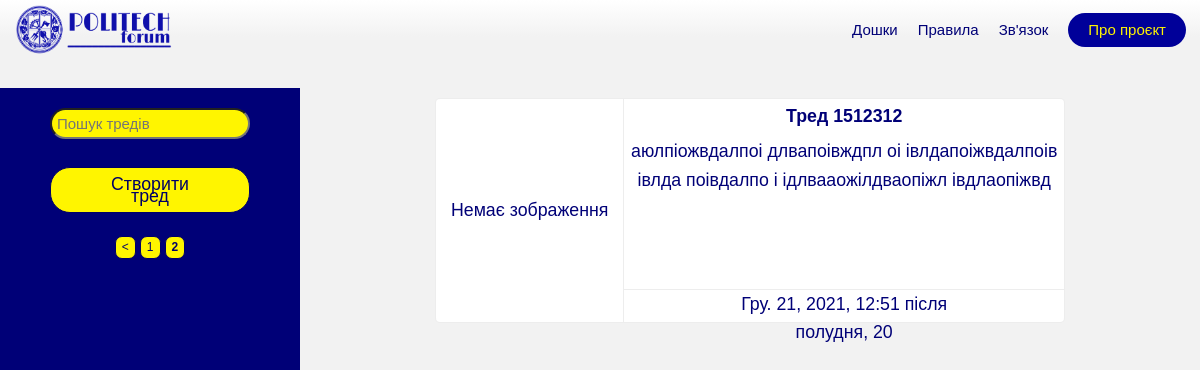
Page /boards/conv/?page=2 on the earlier database version.
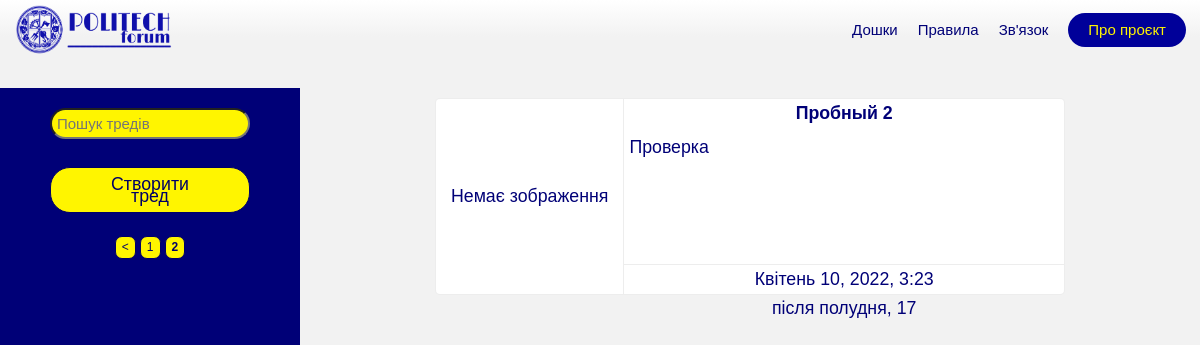
Same page on the later database version.
### Django/apps/application/models.py (models this page shows, shortened)
class Thread(models.Model):
    board = models.ForeignKey(Board, on_delete = models.CASCADE)
    thread_title = models.CharField('Назва треду', max_length = 100)
    thread_text = models.TextField('Текст треду')
    pub_date = models.DateTimeField('Дата публикації')
    img = models.ImageField('Зображення', default = 0, null=True, blank=True)
    thread_id = id
    def short(self):
        self.thread_short = str(self.thread_text[:300] + "...")
        if self.thread_short == str(self.thread_text + "..."):
            return self.thread_text
        else:
            return self.thread_short
    def short_ttl(self):
        self.thread_short_ttl = str(self.thread_title[:50] + "...")
        if self.thread_short_ttl == str(self.thread_title + "..."):
            return self.thread_title
        else:
            return self.thread_short_ttl
    class Meta:
        verbose_name = "Тред"
        verbose_name_plural = "Треди"

### Django/apps/application/views.py (the view, shortened to what this page needs)
# urls.py: path('<str:path>/', board, name = 'board'),
def board(request, path):
    search = request.GET.get('search')
    a = Board.objects.get(board_path = path)
    page = request.GET.get('page')
    if search is None:
        latest_threads = list(Thread.objects.filter(board = a).order_by('-pub_date'))
        p = Paginator(latest_threads, 5)
        latest_threads = p.get_page(page)
        return render(request, 'application/board.html', {'Board': a, 'Threads': latest_threads})

### Django/templates/application/board.html (shortened to what this page needs)
{% extends 'index.html' %}
{% block content %}
    <div class =board_intro>
    <div class = menubar>
    <form method="GET" action="" id="searchform" class="searchbar">
        <input type="text" id="searchbar" name="search" placeholder="Пошук тредів" class=searchbar_form value="{{ Search }}" maxlength="50">
    </form>
        <a href="#" class =create_thread>Створити тред</a>
        <div class=paginator>
        {% if Threads.has_previous %}
            <a class=pages href="?{% if Search %}search={{ Search }}&{% endif %}page=1"><</a>
        {% endif %}
        {% for num in Threads.paginator.page_range %}
            {% if Threads.number == num %}
                <a class=pages href="?{% if Search %}search={{ Search }}&{% endif %}page={{ num }}">
                <b>{{ num }}</b></a>
            {% elif num > Threads.number|add:'-3' and num < Threads.number|add:'3'%}
                <a class=pages href="?{% if Search %}search={{ Search }}&{% endif %}page={{ num }}">{{ num }}</a>
            {% endif %}
        {% endfor %}
        </div>
    </div>
        <div class = board_container>
                {% if Threads %}
                    {% for i in Threads %}
                        <a class = thread_click href="{% url 'application:thread' i.id %}">
                        <div class=thread_name>{{ i.short_ttl }}</div>
                        <div class=thread_text>{{ i.short }}</div>
                            {% if i.img == '0' %}
                                <div class=thread_img_box>Немає зображення</div>
                            {% else %}
                               <div class=thread_img_box ><img src="{{ i.img.url }}" class=thread_img></div>
                            {% endif %}
                            <div class=info_box><div class="info">{{ i.pub_date }}, {{ i.id }}</div></div>
                        </a>
                    {% endfor %}
                {% else %}
                    <div class=no_threads>Треди не знайдені</div>
                {% endif %}
        </div>
    </div>
{% endblock %}

### Django/templates/index.html (shortened to what this page needs)
﻿<!DOCTYPE html>
<html lang="ru">
<head>
    {% load static %}
    <link rel="stylesheet" href="{% static "css\style.css" %}">
</head>
<header class="header">
     <div class="container">
         <div class="inner_header">
             <a href={% url 'index' %} class='logo'><img src={% static "images\logo.png" %} width="1800px"  height="500px" class="logo" alt = "Politech"></a>
             <nav class="nav">
                 <a class="link_nav" href="{% url 'application:boards' %}">Дошки</a>
                 <a class="link_nav" href="#">Правила</a>
                 <a class="link_nav" href="#">Зв'язок</a>
                 <a class="nav_btn" href="#">Про проєкт</a>
             </nav>
         </div>
     </div>
</header>
{% block content %}{% endblock %}
</html>

### Django/templates/static/css/style.css (style rules this page uses)
@media (min-width: 1000px) { *, *:before, *:after { box-sizing: border-box; } }
@media (min-width: 1000px) { .container { width: 100%; max-width: 1172px; margin: 0 auto; } }
@media (min-width: 1000px) { .board_container { display: flex; flex-direction: column; align-items: flex-start; max-width: 75%; min-height: 100vh; margin: 0; } }
@media (min-width: 1000px) { .board_intro { display: flex; flex-direction: row; justify-content: center; width: 100%; min-height: 100vh; text-align: center; } }
@media (min-width: 1000px) { .thread_click { display: grid; width: 70%; min-width: 500px; min-height: 150px; text-decoration: none; margin: 10px auto 0 auto; alignment: center; background: #ffffff; float: bottom; } }
@media (min-width: 1000px) { .menubar { margin: 20px auto; display: flex; flex-direction: column; align-items: center; width: 25%; height: 100%; max-height: 600px; } }
@media (min-width: 1000px) { .create_thread { font-size: 2vmin; max-width: 200px; display: inline-block; margin: 5px auto; color: #006; text-decoration: none; text-align: center; padding: 10px 40px; border-radius: 20px; background-color: #fff500; transition: background-color .2s; } }
@media (min-width: 1000px) { .searchbar { display: flex; align-items: center; } }
@media (min-width: 1000px) { .searchbar_form { display: inline-block; font-size: 15px; grid-column-start: 1; grid-column-end: 2; width: 200px; margin: 0 0 5px 0; color: #006; padding: 5px; border-radius: 20px; background-color: #fff500; } }
@media (min-width: 1000px) { .paginator { width: 100%; max-width: 170px; display: flex; flex-direction: row; margin: 1vh auto; align-items: center; justify-content: center; } }
@media (min-width: 1000px) { .pages { text-decoration: none; font-size: 12px; margin: 10px 2px; padding: 1px 6px; border-style: solid; border-radius: 7px; border-width: 1px; background-color: #fff500; color: #006; transition: color .2s, background-color .2s, border-color .2s; } }
@media (min-width: 1000px) { .header { position: fixed; padding: 2px; width: 100%; height: 60px; max-height: 8vh; top: 0; transition: top .2s ease-in-out; left: 0; right: 0; z-index: 1000; background: rgb(242,242,242); background: linear-gradient(0deg, rgba(242,242,242,1) 39%, rgba(255,255,255,1) 100%); } }
@media (min-width: 1000px) { .inner_header { display: flex; justify-content: space-between; } }
@media (min-width: 1000px) { .logo { max-width: 160px; max-height: 50px; } }
@media (min-width: 1000px) { .link_nav { display: inline-block; vertical-align: center; margin: 0 10px; text-decoration: none; color: #007; transition: color 0.2s; } }
@media (min-width: 1000px) { .nav_btn { display: inline-block; color: #fff500; text-decoration: none; text-align: center; margin: auto 0 0 10px; padding: 5px 20px; border-radius: 20px; background-color: #009; transition: background-color .2s; } }
@media (min-width: 1000px) { .nav { display: flex; align-items: center; } }

Differences in the rows shown:
no longer on this page (row edited): Thread: short_ttl "Тред 1512312", short "аюлпіожвдалпоі длвапоівждпл оі івлдапоіжвдалпоів івлда поівдалпо і ідлвааожілдваопіжл івдлаопіжвд", img "Немає зображення", pub_date "Гру. 21, 2021, 12:51 після полудня", id "20"
now on this page (row edited): Thread: short_ttl "Пробный 2", short "Проверка", img "Немає зображення", pub_date "Квітень 10, 2022, 3:23 після полудня", id "17"
